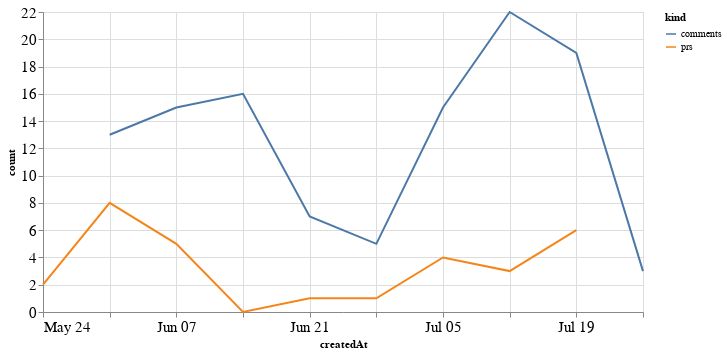

Here is the notebook cell this chart was saved with:
### Code cell
alt.Chart(total_time, width=600).mark_line().encode(
    x='createdAt',
    y='count',
    color='kind'
)

### Figure 1 — Vega-Lite specification as saved in the notebook (floating-point values rounded to 4 significant figures)
{"config": {"axisLeft": {"labelFontSize": 15}, "axisBottom": {"labelFontSize": 15}}, "data": {"name": "data-085f85891a7361e0940f4c1a9663c26a"}, "mark": "line", "encoding": {"color": {"type": "nominal", "field": "kind"}, "x": {"type": "temporal", "field": "createdAt"}, "y": {"type": "quantitative", "field": "count"}}, "width": 600, "$schema": "https://vega.github.io/schema/vega-lite/v4.8.1.json", "datasets": {"data-085f85891a7361e0940f4c1a9663c26a": [{"createdAt": "2020-05-24T00:00:00", "kind": "prs", "count": 2.0}, {"createdAt": "2020-05-31T00:00:00", "kind": "prs", "count": 8.0}, {"createdAt": "2020-06-07T00:00:00", "kind": "prs", "count": 5.0}, {"createdAt": "2020-06-14T00:00:00", "kind": "prs", "count": 0.0}, {"createdAt": "2020-06-21T00:00:00", "kind": "prs", "count": 1.0}, {"createdAt": "2020-06-28T00:00:00", "kind": "prs", "count": 1.0}, {"createdAt": "2020-07-05T00:00:00", "kind": "prs", "count": 4.0}, {"createdAt": "2020-07-12T00:00:00", "kind": "prs", "count": 3.0}, {"createdAt": "2020-07-19T00:00:00", "kind": "prs", "count": 6.0}, {"createdAt": "2020-07-26T00:00:00", "kind": "prs", "count": null}, {"createdAt": "2020-05-24T00:00:00", "kind": "comments", "count": null}, {"createdAt": "2020-05-31T00:00:00", "kind": "comments", "count": 13.0}, {"createdAt": "2020-06-07T00:00:00", "kind": "comments", "count": 15.0}, {"createdAt": "2020-06-14T00:00:00", "kind": "comments", "count": 16.0}, {"createdAt": "2020-06-21T00:00:00", "kind": "comments", "count": 7.0}, {"createdAt": "2020-06-28T00:00:00", "kind": "comments", "count": 5.0}, {"createdAt": "2020-07-05T00:00:00", "kind": "comments", "count": 15.0}, {"createdAt": "2020-07-12T00:00:00", "kind": "comments", "count": 22.0}, {"createdAt": "2020-07-19T00:00:00", "kind": "comments", "count": 19.0}, {"createdAt": "2020-07-26T00:00:00", "kind": "comments", "count": 3.0}]}}
